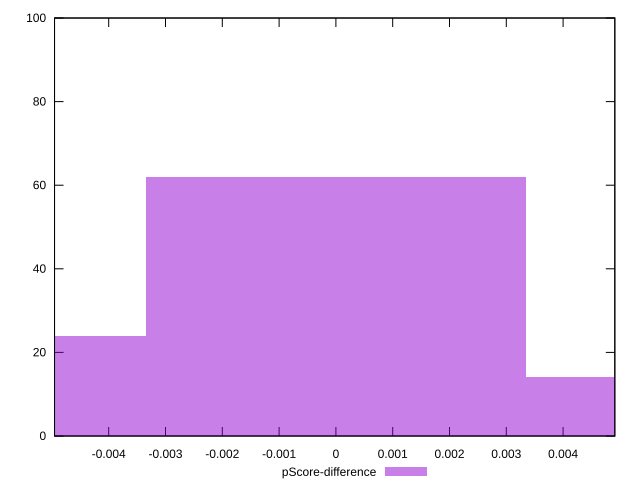

The script that saved this image:
reset

$pScoreDifference <<EOF
0 62
-0.00669642874961312 24
0.00669642874961312 14
EOF

set key outside below
set boxwidth 0.00669642874961312
set xrange [-0.004953700174762488:0.004910675559451905]
set yrange [0:100]
set trange [0:100]
set style fill transparent solid 0.5 noborder
set terminal svg size 640, 490 enhanced background rgb 'white'
set output "report_00013_2021-02-09T12-04-24.940Z/bootup-time/samples/pages+cached+noadtech+nomedia/pScore-difference/histogram.svg"

plot $pScoreDifference title "pScore-difference" with boxes

reset
